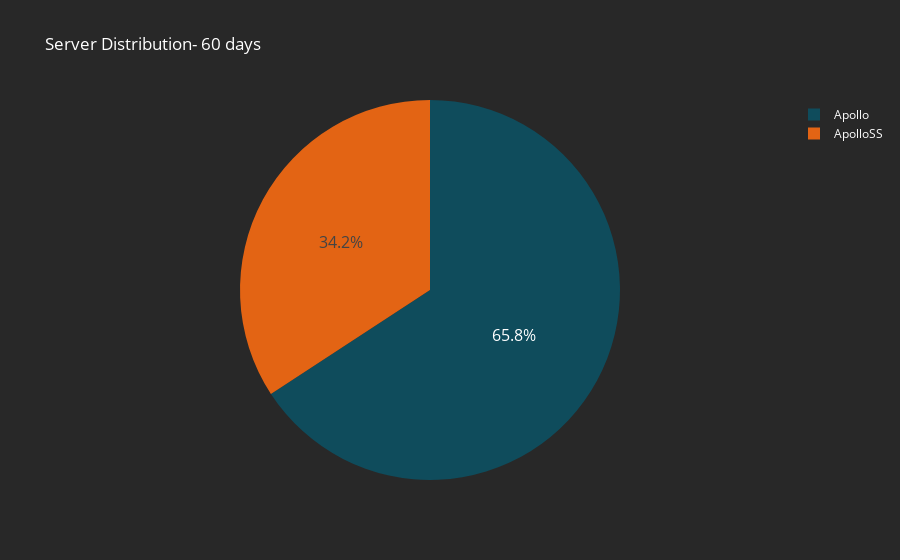

The cell this chart's notebook holds for it:
### Code cell
df_server = df_daily_melted.groupby(['Server'])['Count'].sum().reset_index()


# Calculate percentages
df_server['Percentage'] = df_server['Count'] / df_server['Count'].sum() * 100

print(df_server)
# Create a pie chart with percentages
custom_colors = {
    'Apollo': '#0f4c5c',
    'ApolloSS': '#e36414',
}

serv_pie = px.pie(df_server, 
             values='Count', 
             names='Server', 
             color='Server',
             title='Category Distribution by Server',
             color_discrete_map=custom_colors,
             labels={'Percentage': 'Percentage (%)'})


serv_pie.update_layout(
    plot_bgcolor='#333333',  # Set the background 
    paper_bgcolor='#282828',  # Set the paper
    title={'text': f'Server Distribution- {history_days} days', 'font': {'color': 'white'}},  # Set title text and color
    xaxis=dict(
        tickfont=dict(size=15, color='white'),
        title=dict(font=dict(color='white'))),  # Set x-axis tick label and title text color
    yaxis=dict(tickfont=dict(color='white'), title=dict(font=dict(color='white')), gridcolor='grey'),  # Set y-axis tick label, title text color, and gridline color
    legend=dict(font=dict(color='white')),
    height=400
)

serv_pie.update_traces(texttemplate='%{percent:.1%}', textposition='inside', textfont_size=16)


# Show the pie chart
serv_pie.show()

### Figure 1 — Plotly figure (JSON) as saved in the notebook; plotly's stock layout.template omitted (floating-point values rounded to 4 significant figures)
{"data": [{"customdata": [["Apollo"], ["ApolloSS"]], "domain": {"x": [0, 1], "y": [0, 1]}, "hovertemplate": "Server=%{customdata[0]}<br>Count=%{value}<extra></extra>", "labels": ["Apollo", "ApolloSS"], "legendgroup": "", "marker": {"colors": ["#0f4c5c", "#e36414"]}, "name": "", "showlegend": true, "textfont": {"size": 16}, "textposition": "inside", "texttemplate": "%{percent:.1%}", "type": "pie", "values": [2412, 1254]}], "layout": {"autosize": true, "legend": {"font": {"color": "white"}, "tracegroupgap": 0}, "paper_bgcolor": "#282828", "plot_bgcolor": "#333333", "title": {"font": {"color": "white"}, "text": "Server Distribution- 60 days"}, "xaxis": {"tickfont": {"color": "white", "size": 15}, "title": {"font": {"color": "white"}}}, "yaxis": {"gridcolor": "grey", "tickfont": {"color": "white"}, "title": {"font": {"color": "white"}}}}}
